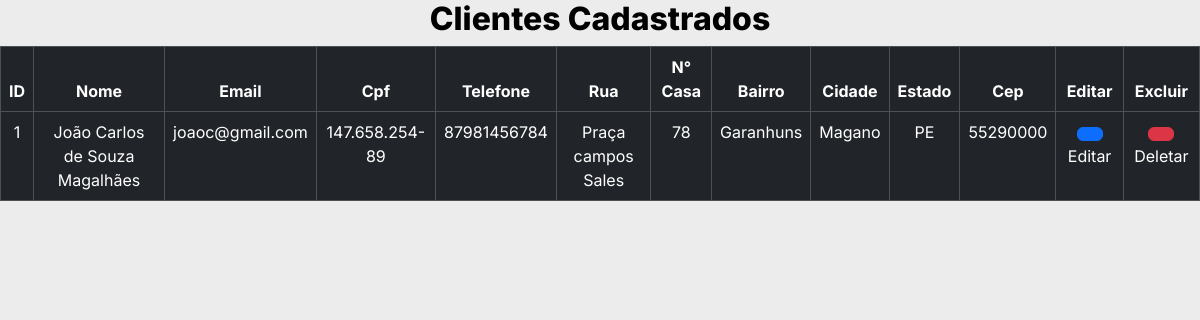
Page /clientes_cadastrados on the earlier database version.
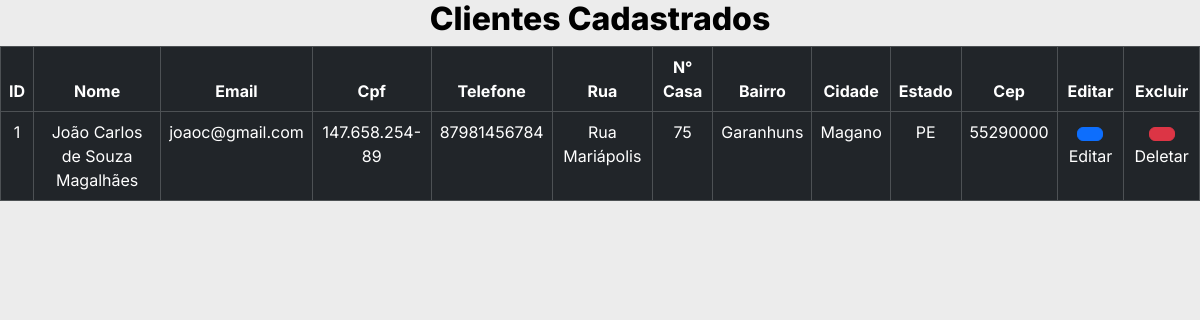
Same page on the later database version.
### tables this page shows
CREATE TABLE "clientes"(
        "ID_clientes" INTEGER PRIMARY KEY AUTOINCREMENT,
        "nome"      TEXT,
        "email"     TEXT,
        "cpf"       TEXT,
        "telefone"  TEXT,
        "rua"       TEXT,
        "numero"    TEXT,
        "bairro"    TEXT,
        "cidade"    TEXT,
        "estado"    TEXT,
        "cep"       TEXT
        );

### cliente.py (the view)
@bp_clientes.route('/clientes_cadastrados')
def clientes_cadastrados():
    con = sql.connect("goservice.db")
    con.row_factory = sql.Row
    cur = con.cursor()
    cur.execute("select * from clientes")
    data = cur.fetchall()
    return render_template('clientes/cadastrados.html', dados=data)

### templates/clientes/cadastrados.html (shortened to what this page needs)
{% extends 'clientes/base/base_cadastrados.html' %}
{% block customCSS %}
<link rel="stylesheet" href="{{ url_for('static', filename='css/estilosCli/estilo_lista.css') }}">
{% endblock %}
{% block body %}
  <h3 class="titulo__pagina">Clientes Cadastrados</h3>
  <table class="table table-bordered table-dark bg-dark tabela">
    <thead>
      <tr>
        <th scope="col">ID</th>
        <th scope="col">Nome</th>
        <th scope="col">Email</th>
        <th scope="col">Cpf</th>
        <th scope="col">Telefone</th>
        <th scope="col">Rua</th>
        <th scope="col">N° Casa</th>
        <th scope="col">Bairro</th>
        <th scope="col">Cidade</th>
        <th scope="col">Estado</th>
        <th scope="col">Cep</th>
        <th scope="col">Editar</th>
        <th scope="col">Excluir</th>
      </tr>
    </thead>
    <tbody>
        {% for row in dados %}
      <tr>
        <td>{{loop.index}}</td>
        <td>{{row.NOME}}</td>
        <td>{{row.EMAIL}}</td>
        <td>{{row.CPF}}</td>
        <td>{{row.TELEFONE}}</td>
        <td>{{row.RUA}}</td>
        <td>{{row.NUMERO}}</td>
        <td>{{row.BAIRRO}}</td>
        <td>{{row.CIDADE}}</td>
        <td>{{row.ESTADO}}</td>
        <td>{{row.CEP}}</td>
        <td><a href="{{url_for('clientes.edit_user', idCli=row.ID_clientes)}}" class="btn btn-primary"></a>Editar</td>
        <td><a href="{{url_for('clientes.delete_user', idCli=row.ID_clientes)}}" class="btn btn-danger" onclick="return confirm('Tem certeza que deseja apagar?')"></a>Deletar</td>
      </tr>
      {% endfor %}
    </tbody>
</table>
{% endblock %}

Differences in the rows shown:
changed clientes "João Carlos de Souza Magalhães": RUA "Praça campos Sales" → "Rua Mariápolis"; NUMERO "78" → "75"
